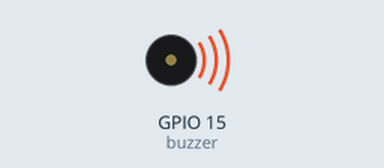
Simulated run of this sketch. Board: ESP32. Parts: buzzer (waves = sounding, pin HIGH).

Above: at 0.5 s.
Timing chart, 0 to 4.6 s (numbered marks = the images above):
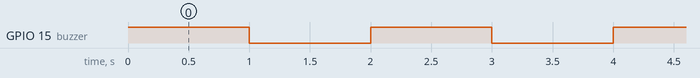

Measured:
- by itself, GPIO 15 (buzzer): alternates HIGH for 1.0 s and LOW for 1.0 s

The sketch:

Active_buzzer.ino
```cpp
//*************************************************************************************
/*
 * Filename    : Active buzzer
 * Description : An active buzzer produces sound
 * Auther      : http://www.keyestudio.com
*/
int buzzer = 15; //Define buzzer receiver pin GPIO15
void setup() {
  pinMode(buzzer, OUTPUT);//Set the output mode
}

void loop() {
  digitalWrite(buzzer, HIGH); //sound production
  delay(1000);
  digitalWrite(buzzer, LOW); //Stop the sound
  delay(1000);
}
//*************************************************************************************
```
